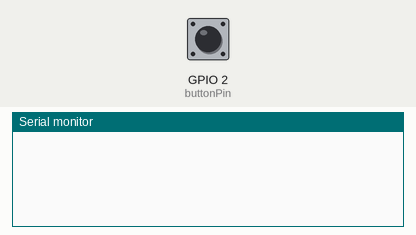
Simulated run of this sketch. Board: ESP8266 (NodeMCU). On the bench: the last lines printed to the serial monitor. Inputs (shaded band) come from the test bench; at power-on: GPIO 2 (buttonPin) HIGH.

Above: at 1.2 s.
1.3 s: GPIO 2 (buttonPin) pulled LOW for 0.15 s
At 1.37 s:
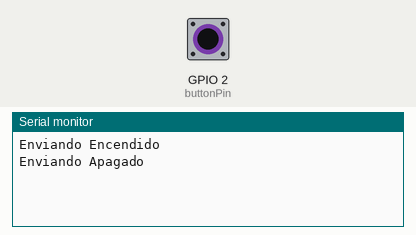
At 1.9 s:
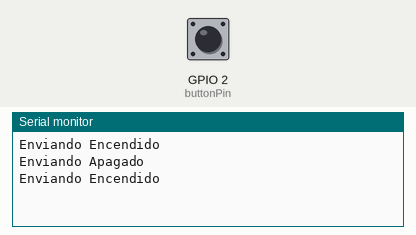

The sketch:

SendAir.ino
```cpp
// (licence header left out)
#ifndef UNIT_TEST
#include <Arduino.h>
#endif
#include <IRremoteESP8266.h>
#include <IRsend.h>

const uint16_t kIrLed = 4;  // ESP8266 GPIO pin to use. Recommended: 4 (D2).
const int buttonPin = 2;     // the number of the pushbutton pin

// variables will change:
int buttonState = 0;         // variable for reading the pushbutton status
int airState=0;

IRsend irsend(kIrLed);  // Set the GPIO to be used to sending the message.

// Example of data captured by IRrecvDumpV2.ino
uint16_t rawOn[200] = {4442, 4348, 634, 1504, 582, 490, 656, 1482, 656, 1530, 582, 464, 632, 464, 656, 1504, 582, 512, 660, 408
, 634, 1508, 604, 488, 634, 440, 654, 1506, 582, 1582, 634, 414, 630, 1534, 604, 466, 656, 438, 656, 414
, 656, 1508, 604, 1534, 630, 1556, 582, 1584, 608, 1530, 604, 1560, 634, 1484, 626, 1536, 656, 412, 630, 466
, 654, 414, 656, 436, 658, 412, 656, 440, 656, 1502, 636, 1508, 602, 1534, 604, 1582, 634, 414, 628, 466
, 630, 438, 654, 1510, 602, 488, 608, 464, 656, 414, 630, 466, 654, 1482, 656, 1508, 602, 1536, 602, 5156
, 4440, 4302, 656, 1504, 582, 492, 654, 1504, 610, 1556, 582, 466, 656, 460, 660, 1456, 602, 514, 634, 434
, 636, 1530, 582, 466, 654, 440, 654, 1484, 602, 1584, 634, 412, 656, 1530, 582, 488, 636, 438, 654, 414
, 656, 1510, 654, 1530, 582, 1536, 628, 1534, 602, 1556, 582, 1562, 656, 1508, 602, 1538, 628, 464, 656, 414
, 656, 432, 636, 440, 654, 436, 634, 440, 656, 1504, 608, 1534, 602, 1562, 654, 1484, 602, 490, 632, 438
, 656, 414, 680, 1486, 600, 492, 654, 414, 654, 414, 656, 460, 610, 1508, 680, 1504, 632, 1532, 634};

uint16_t rawOff[200] = {4440, 4348, 582, 1534, 602, 492, 632, 1508, 602, 1584, 658, 386, 658, 438, 684, 1456, 656, 438, 656, 412
, 656, 1530, 580, 466, 656, 460, 658, 1480, 582, 1582, 608, 438, 658, 1506, 686, 404, 636, 1530, 632, 1506
, 632, 1510, 602, 1584, 634, 412, 656, 1532, 580, 1558, 608, 1556, 582, 466, 656, 438, 654, 414, 656, 438
, 656, 1482, 656, 440, 630, 438, 630, 1556, 610, 1530, 582, 1562, 652, 416, 654, 438, 630, 436, 654, 464
, 636, 412, 656, 438, 680, 388, 656, 414, 656, 1508, 656, 1530, 632, 1484, 658, 1508, 602, 1558, 608, 5108
, 4486, 4298, 580, 1558, 634, 460, 632, 1506, 580, 1584, 660, 408, 634, 440, 656, 1504, 636, 438, 658, 412
, 676, 1488, 654, 434, 634, 438, 656, 1482, 656, 1510, 602, 488, 660, 1482, 656, 414, 708, 1458, 602, 1562
, 656, 1504, 580, 1562, 654, 436, 634, 1532, 580, 1558, 634, 1530, 580, 514, 608, 436, 656, 414, 654, 460
, 634, 1484, 654, 440, 630, 460, 634, 1508, 656, 1508, 602, 1558, 634, 440, 654, 414, 656, 414, 656, 460
, 634, 412, 656, 438, 630, 460, 636, 438, 656, 1482, 602, 1584, 634, 1504, 636, 1530, 580, 1564, 654};

void setup() {
  irsend.begin();
  pinMode(buttonPin, INPUT);   // initialize the pushbutton pin as an input:
  Serial.begin(115200, SERIAL_8N1, SERIAL_TX_ONLY);
}

void loop() {
  buttonState = digitalRead(buttonPin); // read the state of the pushbutton value:
   // check if the pushbutton is pressed. If it is, the buttonState is HIGH:
  if (buttonState == LOW) {
    if (airState == LOW){
      Serial.println("Enviando Encendido");
      irsend.sendRaw(rawOn, 200, 38);  // Send a raw data capture at 38kHz.
      airState = HIGH;
    }
    else{
      Serial.println("Enviando Apagado");
      irsend.sendRaw(rawOff, 200, 38);  // Send a raw data capture at 38kHz.
      airState = LOW;
    }
  }
}
```

Measured:
- after the input at 1.3 s, the serial monitor: prints a new line at once (image 1)
